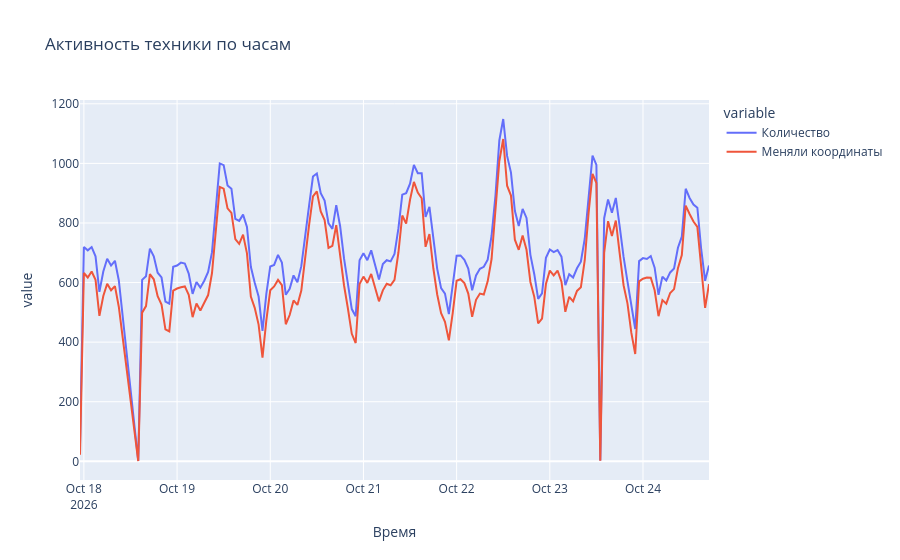
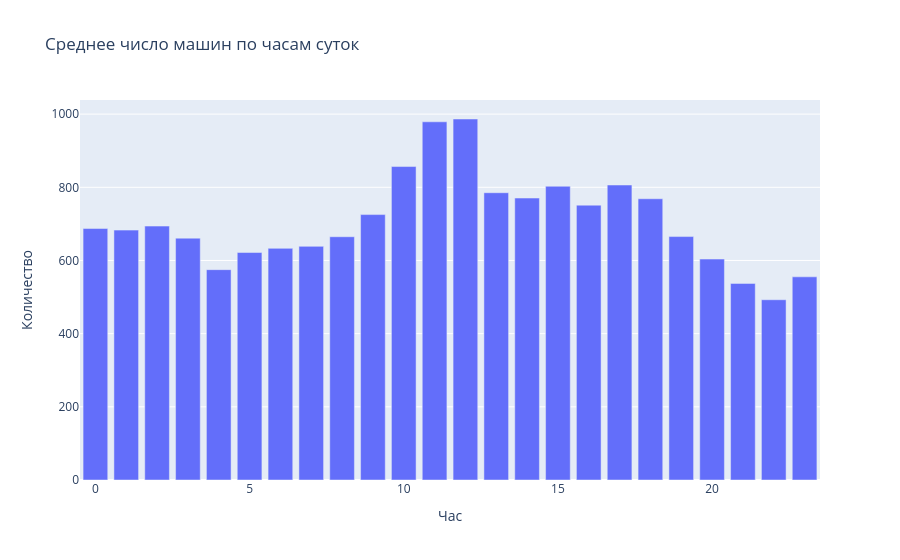
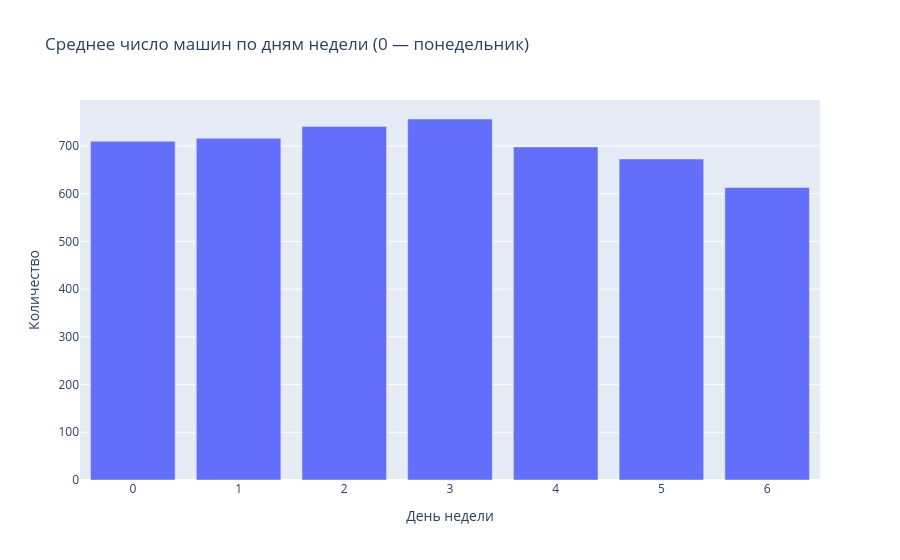

Notebook code for these charts, in order:
### Markdown cell above
<div style="
    background-color: #3b8132; 
    padding: 10px; 
    border-radius: 5px;
    text-align: center;
    font-weight: bold;
    font-size: 24px;
    color: white;
">
 Активность по времени

</div>

### Code cell
f = []
for t in sorted(hour_ids):
    f.append({'Время': t, 'Количество': len(hour_ids[t]), 'Меняли координаты': len(hour_moving[t])})
df_hourly = pd.DataFrame(f)

fig = px.line(df_hourly, x='Время', y=['Количество', 'Меняли координаты'],
              title='Активность техники по часам')
fig.show()

df_hourly['Час'] = df_hourly['Время'].dt.hour
df_hourly['День недели'] = df_hourly['Время'].dt.dayofweek

fig = px.bar(df_hourly.groupby('Час', as_index=False)['Количество'].mean(),
             x='Час', y='Количество', title='Среднее число машин по часам суток')
fig.show()

fig = px.bar(df_hourly.groupby('День недели', as_index=False)['Количество'].mean(),
             x='День недели', y='Количество', title='Среднее число машин по дням недели (0 — понедельник)')
fig.show()

### Figure 1 — Plotly figure (JSON) as saved in the notebook; plotly's stock layout.template omitted (floating-point values rounded to 4 significant figures; data arrays with more than 128 entries replaced by an {"elided": "..."} marker saying what was removed)
{"data": [{"hovertemplate": "variable=Количество<br>Время=%{x}<br>value=%{y}<extra></extra>", "legendgroup": "Количество", "line": {"color": "#636efa", "dash": "solid"}, "marker": {"symbol": "circle"}, "mode": "lines", "name": "Количество", "orientation": "v", "showlegend": true, "type": "scatter", "x": {"elided": "159 str values"}, "xaxis": "x", "y": {"elided": "159 int values"}, "yaxis": "y"}, {"hovertemplate": "variable=Меняли координаты<br>Время=%{x}<br>value=%{y}<extra></extra>", "legendgroup": "Меняли координаты", "line": {"color": "#EF553B", "dash": "solid"}, "marker": {"symbol": "circle"}, "mode": "lines", "name": "Меняли координаты", "orientation": "v", "showlegend": true, "type": "scatter", "x": {"elided": "159 str values"}, "xaxis": "x", "y": {"elided": "159 int values"}, "yaxis": "y"}], "layout": {"legend": {"title": {"text": "variable"}, "tracegroupgap": 0}, "title": {"text": "Активность техники по часам"}, "xaxis": {"anchor": "y", "domain": [0, 1], "title": {"text": "Время"}}, "yaxis": {"anchor": "x", "domain": [0, 1], "title": {"text": "value"}}}}

### Figure 2 — Plotly figure (JSON) as saved in the notebook; plotly's stock layout.template omitted (floating-point values rounded to 4 significant figures)
{"data": [{"hovertemplate": "Час=%{x}<br>Количество=%{y}<extra></extra>", "legendgroup": "", "marker": {"color": "#636efa", "pattern": {"shape": ""}}, "name": "", "orientation": "v", "showlegend": false, "textposition": "auto", "type": "bar", "x": [0, 1, 2, 3, 4, 5, 6, 7, 8, 9, 10, 11, 12, 13, 14, 15, 16, 17, 18, 19, 20, 21, 22, 23], "xaxis": "x", "y": [687.3, 683.0, 694.0, 661.0, 574.9, 621.7, 633.1, 638.6, 664.9, 725.4, 856.7, 979.0, 986.7, 785.2, 770.6, 802.9, 751.1, 806.3, 768.7, 665.3, 603.8, 537.3, 492.7, 555.3], "yaxis": "y"}], "layout": {"barmode": "relative", "legend": {"tracegroupgap": 0}, "title": {"text": "Среднее число машин по часам суток"}, "xaxis": {"anchor": "y", "domain": [0, 1], "title": {"text": "Час"}}, "yaxis": {"anchor": "x", "domain": [0, 1], "title": {"text": "Количество"}}}}

### Figure 3 — Plotly figure (JSON) as saved in the notebook; plotly's stock layout.template omitted (floating-point values rounded to 4 significant figures)
{"data": [{"hovertemplate": "День недели=%{x}<br>Количество=%{y}<extra></extra>", "legendgroup": "", "marker": {"color": "#636efa", "pattern": {"shape": ""}}, "name": "", "orientation": "v", "showlegend": false, "textposition": "auto", "type": "bar", "x": [0, 1, 2, 3, 4, 5, 6], "xaxis": "x", "y": [709.8, 716.2, 740.7, 756.4, 697.9, 672.6, 612.9], "yaxis": "y"}], "layout": {"barmode": "relative", "legend": {"tracegroupgap": 0}, "title": {"text": "Среднее число машин по дням недели (0 — понедельник)"}, "xaxis": {"anchor": "y", "domain": [0, 1], "title": {"text": "День недели"}}, "yaxis": {"anchor": "x", "domain": [0, 1], "title": {"text": "Количество"}}}}
